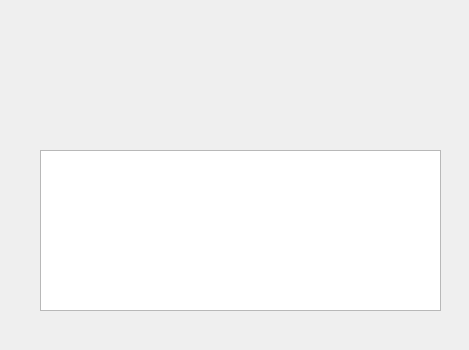
<?xml version="1.0" encoding="UTF-8"?>
<ui version="4.0">
 <class>controller</class>
 <widget class="QWidget" name="controller">
  <property name="geometry">
   <rect>
    <x>0</x>
    <y>0</y>
    <width>469</width>
    <height>350</height>
   </rect>
  </property>
  <property name="windowTitle">
   <string>Form</string>
  </property>
  <widget class="QTableView" name="tableView">
   <property name="geometry">
    <rect>
     <x>40</x>
     <y>150</y>
     <width>401</width>
     <height>161</height>
    </rect>
   </property>
  </widget>
 </widget>
 <resources/>
 <connections/>
</ui>
